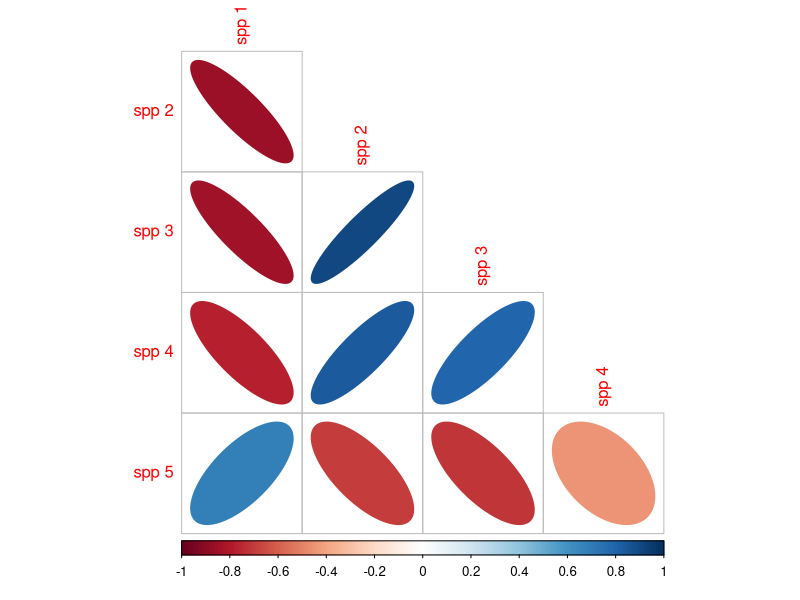
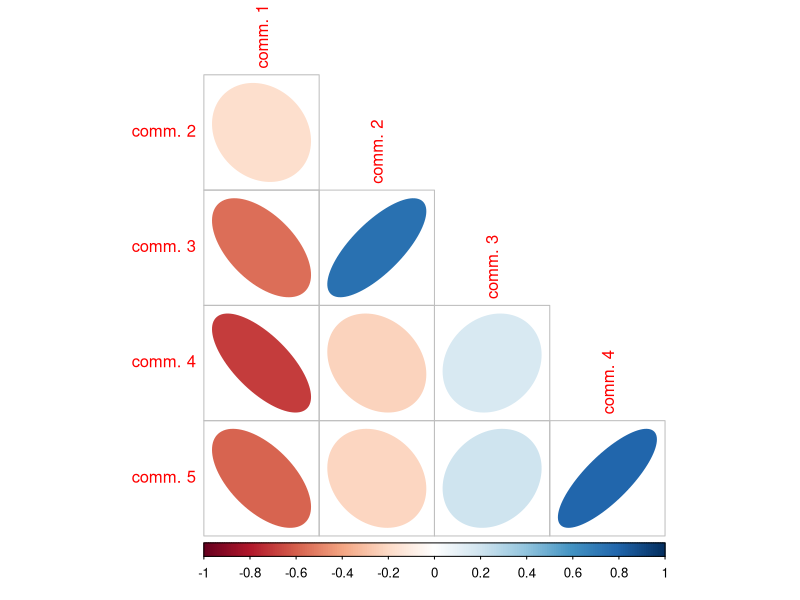

These charts were generated, in order, by the following R code:
## Niwot proposal figures

library(corrplot)
mt <- mtcars[,1:5]
colnames(mt) <- c("spp 1", "spp 2", "spp 3", "spp 4", "spp 5")
M <- cor(mt)

png("time_corr.png", width = 4, height = 4, units = "in",res = 72)
corrplot(M, method="ellipse", type = "lower", diag = FALSE)
dev.off()



mt <- mtcars[,6:10]
colnames(mt) <- c("comm. 1", "comm. 2", "comm. 3", "comm. 4", "comm. 5")
M <- cor(mt)

png("space_corr.png", width = 4, height = 4, units = "in",res = 72)
corrplot(M, method="ellipse", type = "lower", diag = FALSE)
dev.off()